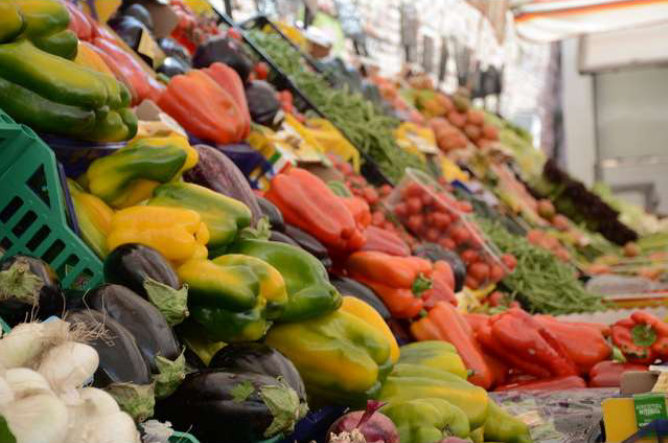
#> input picture Aula06/fruits.png, 668 x 443 px, found by its file name
$ python code2.py
#> lines starting #> are read from the running program, lines starting #| are printed output that depends on the picture; after the words box and inside, x2 and y2 are one past the last pixel; in counts of white or black regions, pixels touching at a corner belong together
import cv2 as cv
import numpy as np

img=cv.imread('Aula06/fruits.png',cv.IMREAD_UNCHANGED)
#> img is the input picture: shape (443, 668, 4); mean B, G, R, A 78.1, 113.3, 138.4, 255
img_hsv=cv.cvtColor(img,cv.COLOR_BGR2HSV)
#> img_hsv: shape (443, 668, 3); mean H, S, V 29.9, 129.4, 142

# [6 lines of commented-out code are left out]
shape=img_hsv.shape
#> shape = (443, 668, 3)
img_bin=np.zeros(shape[0:2])
for j in range(0,shape[1]):
    for i in range(0,shape[0]):
        if(img_hsv[i,j,0]>20
        and img_hsv[i,j,0]<78
        and img_hsv[i,j,1]>50
        and img_hsv[i,j,2]>50):
            img_bin[i,j]=1
        else:
            img_bin[i,j]=0
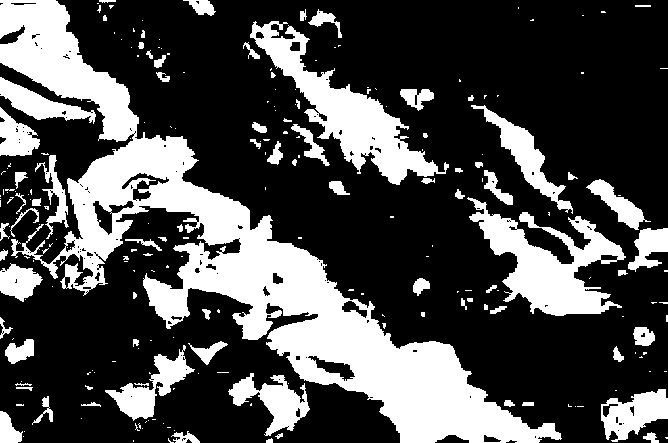
#> img_bin: shape (443, 668) float64; values 0 (black) and 1 (white), 29.9% white; 229 white regions (149 under 20 px), largest, box (x1, y1, x2, y2) and area: (0, 0, 562, 443) 49097, (250, 21, 449, 185) 8390, (467, 197, 626, 316) 7699

img_new=img
for j in range(0,shape[1]):
    for i in range(0,shape[0]):
        if(img_bin[i,j]==1):
            img_new[i,j,:]=img[i,j,:]
        else:
             img_new[i,j,:]=0
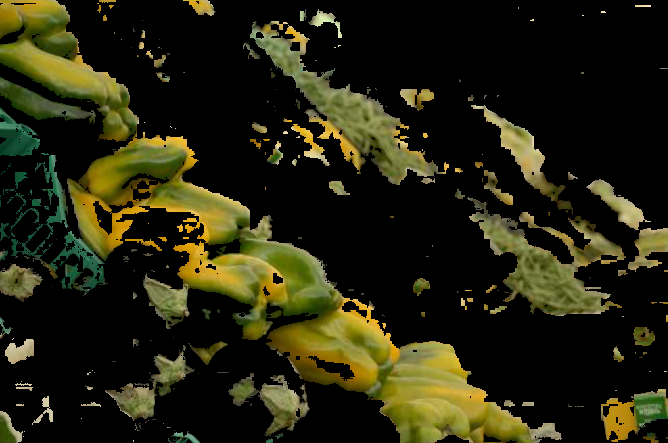
#> img_new: shape (443, 668, 4); mean B, G, R, A 14.9, 36.2, 37.3, 76.1

# _,img_bin = cv.threshold(img,127,255,cv.THRESH_BINARY)
# img_bin = 255 - img_bin

cv.imshow('Thresh',img_new)
cv.waitKey(0)
cv.destroyAllWindows()
